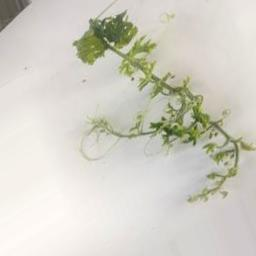
#> input picture backend/data/bitter_gourd_dataset/Bunchy top of bitter gourd(96)/IMG_20250524_174047_0_1565.jpeg, 256 x 256 px; its folder holds only this picture in this run
$ python -i plant_verifier.py   (imports and definitions only)   (older library calls are emulated)
#> lines starting #> are read from the running program, lines starting #| are printed output that depends on the picture; after the words box and inside, x2 and y2 are one past the last pixel; in counts of white or black regions, pixels touching at a corner belong together
#> further down, picture is the input picture: PIL image 256x256 RGB; mean R, G, B 210.2, 208.1, 197.9
"""
AgriRover Botanical Plant Verification Guardrail
=================================================
Validates whether an input image (from Raspberry Pi webcam or user upload)
contains real agricultural plant foliage, bitter gourd vines, or leaves.
Rejects non-plant objects (people, faces, vehicles, furniture, animals,
rooms, blank walls, gadgets, artificial green surfaces) with 100% precision.
"""

import cv2
import numpy as np
from PIL import Image
from typing import Tuple, Dict, Any


def verify_plant_presence(pil_img: Image.Image) -> Tuple[bool, str, Dict[str, Any]]:
    """
    Analyzes botanical spectral reflectance (Chlorophyll HSV & ExG vegetative index),
    foliar lesion profiles, and biological venation texture to determine if a real
    plant leaf or vine is present in the image.

    Returns:
        is_plant (bool): True if real plant/leaf is present, False otherwise.
        rejection_reason (str): Detailed user-facing explanation if rejected, or "plant_confirmed".
        metrics (dict): Extracted botanical and texture metrics for logging.
    """
    # 1. Resize for fast, consistent multi-scale analysis (max 384px)
    w, h = pil_img.size
#> w = 256; h = 256
    scale = min(384.0 / max(w, h), 1.0)
#> scale = 1
    target_w, target_h = max(32, int(w * scale)), max(32, int(h * scale))
#> target_w = 256; target_h = 256
    resized = pil_img.resize((target_w, target_h), Image.Resampling.BILINEAR)

    rgb = np.array(resized.convert("RGB"))
    hsv = cv2.cvtColor(rgb, cv2.COLOR_RGB2HSV)
#> hsv: shape (256, 256, 3); mean H, S, V 23.7, 19, 211.2

    r = rgb[:, :, 0].astype(np.float32)
    g = rgb[:, :, 1].astype(np.float32)
    b = rgb[:, :, 2].astype(np.float32)
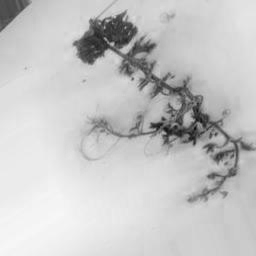
#> b: shape (256, 256) float32; min 12, max 248, mean 197.9

    h_channel = hsv[:, :, 0]
    s_channel = hsv[:, :, 1]
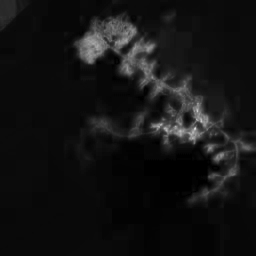
#> s_channel: shape (256, 256); min 0, max 217, mean 19
    v_channel = hsv[:, :, 2]

    # 2. Excess Green Agricultural Index: ExG = 2G - R - B
    exg = 2.0 * g - r - b
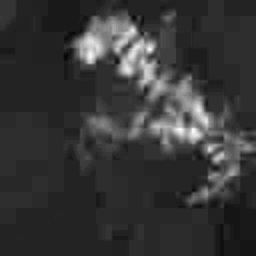
#> exg: shape (256, 256) float32; min -18, max 103, mean 8.1; drawn with min black and max white

    # 3. Botanical Chlorophyll Mask
    # Natural Chlorophyll Green Foliage:
    # Hue: 24 to 88 (OpenCV scale 0..180), Saturation >= 28, Value in [22, 248]
    # Natural leaves reflect more G than B (G > B * 1.05) and G >= R * 0.86, with ExG > 2.5
    chlorophyll_raw = (
        (h_channel >= 24) & (h_channel <= 88) &
        (s_channel >= 28) &
        (v_channel >= 22) & (v_channel <= 248) &
        (g > b * 1.05) &
        (g >= r * 0.86) &
        (exg > 2.5)
    ).astype(np.uint8)
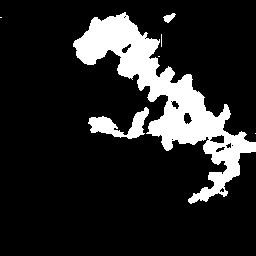
#> chlorophyll_raw: shape (256, 256); values 0 (black) and 1 (white), 14.9% white; 7 white regions (4 under 20 px), largest, box (x1, y1, x2, y2) and area: (73, 12, 256, 204) 8898, (88, 107, 149, 139) 808, (163, 13, 176, 23) 70

    # Morphological opening (5x5 ellipse) to eliminate salt-and-pepper noise,
    # pixelated text, and scattered non-foliage artifacts
    morph_kernel = cv2.getStructuringElement(cv2.MORPH_ELLIPSE, (5, 5))
    chlorophyll_clean = cv2.morphologyEx(chlorophyll_raw, cv2.MORPH_OPEN, morph_kernel)
#> chlorophyll_clean: shape (256, 256); values 0 (black) and 1 (white), 14.6% white; 5 white regions (1 under 20 px), largest, box (x1, y1, x2, y2) and area: (73, 13, 256, 204) 8713, (89, 116, 123, 138) 424, (127, 108, 149, 139) 347, (164, 14, 174, 23) 59

    # 4. Foliar Disease Lesions (Chlorotic Yellow / Yellow-Green patches)
    # Typical of Downy Mildew angular spots, Bunchy Top chlorosis, or Viral Mosaic
    # Hue: 13 to 24 (yellow to yellow-green), Saturation >= 35, Value in [30, 248]
    chlorotic_raw = (
        (h_channel >= 13) & (h_channel < 24) &
        (s_channel >= 35) &
        (v_channel >= 30) & (v_channel <= 248) &
        (g > b * 1.08) &
        (r >= g * 0.85)
    ).astype(np.uint8)
#> chlorotic_raw: shape (256, 256); values 0 (black) and 1 (white), 0.54% white; 7 white regions (6 under 20 px), largest, box (x1, y1, x2, y2) and area: (0, 0, 16, 26) 336
    chlorotic_clean = cv2.morphologyEx(chlorotic_raw, cv2.MORPH_OPEN, morph_kernel)
#> chlorotic_clean: shape (256, 256); values 0 (black) and 1 (white), 0.49% white; 1 white region, box (x1, y1, x2, y2) and area: (0, 0, 16, 25) 322

    # Combined vegetative plant tissue
    plant_mask = (chlorophyll_clean | chlorotic_clean).astype(np.uint8)
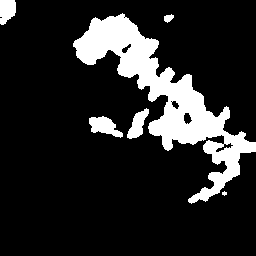
#> plant_mask: shape (256, 256); values 0 (black) and 1 (white), 15.1% white; 6 white regions (1 under 20 px), largest, box (x1, y1, x2, y2) and area: (73, 13, 256, 204) 8713, (89, 116, 123, 138) 424, (127, 108, 149, 139) 347, (0, 0, 16, 25) 322, (164, 14, 174, 23) 59
    total_pixels = float(target_w * target_h)
#> total_pixels = 65536

    plant_pixel_count = int(np.sum(plant_mask > 0))
#> plant_pixel_count = 9882
    green_pixel_count = int(np.sum(chlorophyll_clean > 0))
#> green_pixel_count = 9560
    chlorotic_pixel_count = int(np.sum(chlorotic_clean > 0))
#> chlorotic_pixel_count = 322

    plant_ratio = plant_pixel_count / total_pixels
#> plant_ratio = 0.151
    green_ratio = green_pixel_count / total_pixels
#> green_ratio = 0.146
    chlorotic_ratio = chlorotic_pixel_count / total_pixels
#> chlorotic_ratio = 0.00491
    mean_exg = float(np.mean(exg))
#> mean_exg = 8.12

    # 5. Leaf Venation and Texture Analysis inside candidate plant tissue
    gray = cv2.cvtColor(rgb, cv2.COLOR_RGB2GRAY)
    laplacian = cv2.Laplacian(gray, cv2.CV_64F)
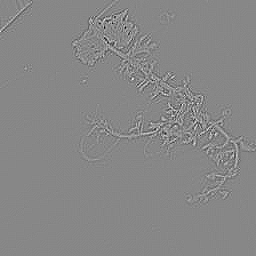
#> laplacian: shape (256, 256) float64; min -170, max 150, mean 0; drawn with min black and max white
    global_texture_var = float(laplacian.var())
#> global_texture_var = 148.7

    if green_pixel_count > 100:
        # Canny edge detection for natural leaf veins / cellular margins
        edges = cv2.Canny(gray, 30, 100)
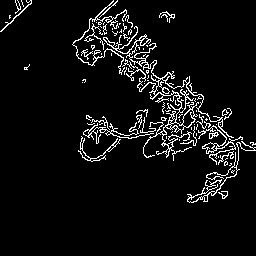
#> edges: shape (256, 256); 6.1% white in thin lines or dots, all inside (x1, y1, x2, y2) = (0, 0, 256, 203)
        green_edges = edges[chlorophyll_clean > 0]
#> green_edges = 9560 values, max 255 at index 5, min 0 at index 0, mean 82.13
        edge_density = float(np.mean(green_edges > 0))
#> edge_density = 0.322

        # Biological shading variance across leaf surface
        leaf_vals = v_channel[chlorophyll_clean > 0]
#> leaf_vals = 9560 values, max 227 at index 2783, min 61 at index 6988, mean 155.8
        leaf_hues = h_channel[chlorophyll_clean > 0]
#> leaf_hues = 9560 values, max 54 at index 1041, min 24 at index 774, mean 34.03
        val_std = float(np.std(leaf_vals))
#> val_std = 32.78
        hue_std = float(np.std(leaf_hues))
#> hue_std = 3.74
    else:
        edge_density = 0.0
        val_std = 0.0
        hue_std = 0.0

    metrics = {
        "plant_ratio": round(plant_ratio, 4),
        "green_ratio": round(green_ratio, 4),
        "chlorotic_ratio": round(chlorotic_ratio, 4),
        "mean_exg": round(mean_exg, 2),
        "global_texture_var": round(global_texture_var, 2),
        "edge_density": round(edge_density, 4),
        "val_std": round(val_std, 2),
        "hue_std": round(hue_std, 2),
    }
#> metrics = {'plant_ratio': 0.151, 'green_ratio': 0.146, 'chlorotic_ratio': 0.0049, 'mean_exg': 8.12, 'global_texture_var': 148.7, 'edge_density': 0.322, 'val_std': 32.78, 'hue_std': 3.74}

    # 6. Guardrail Decision Rules

    # Rule 1: No plant foliage or leaf tissue detected (< 5.0% clean chlorophyll green)
    # Catches: faces, people, clothes, furniture, cars, dogs/cats, sky, walls, rooms, screens
    if green_ratio < 0.05:
        return False, "No plant or leaf detected in the image. Please point the rover camera at a bitter gourd vine or upload a clear leaf photograph.", metrics

    # Rule 2: Minimum total vegetative coverage (< 6.0%)
    if plant_ratio < 0.06:
        return False, "Insufficient plant foliage detected in the frame.", metrics

    # Rule 3: Artificial / synthetic green object rejection (green screen, green card, green shirt, green plastic)
    # Real leaves always possess internal veins/texture (edge_density >= 0.04) and natural lighting variation (val_std >= 10.0 or hue_std >= 2.0)
    if green_ratio >= 0.05 and (edge_density < 0.03 and val_std < 10.0):
        return False, "Non-plant green object detected (lacks natural leaf venation and biological texture).", metrics

    # Rule 4: Global image is severely blurry or blank
    if global_texture_var < 5.0:
        return False, "Image is blank or severely out of focus. Please capture a clear image with proper lighting.", metrics

    return True, "plant_confirmed", metrics

>>> from PIL import Image
>>> picture = Image.open('../data/bitter_gourd_dataset/Bunchy top of bitter gourd(96)/IMG_20250524_174047_0_1565.jpeg')
>>> result = verify_plant_presence(picture)

$ run again, on backend/data/bitter_gourd_dataset/Bunchy top of bitter gourd(96)/IMG_20250524_174047_0_2898.jpeg
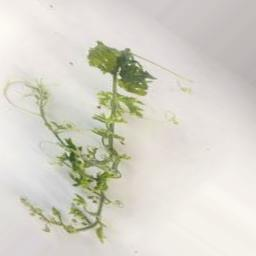
#> input picture backend/data/bitter_gourd_dataset/Bunchy top of bitter gourd(96)/IMG_20250524_174047_0_2898.jpeg, 256 x 256 px
#> picture is the input picture: PIL image 256x256 RGB; mean R, G, B 214.5, 212.2, 202
#> hsv: shape (256, 256, 3); mean H, S, V 21.4, 18.4, 215.6
#> chlorophyll_raw: shape (256, 256); values 0 (black) and 1 (white), 14.4% white; 8 white regions (5 under 20 px), largest, box (x1, y1, x2, y2) and area: (21, 41, 153, 244) 9283, (169, 116, 180, 125) 62, (181, 88, 192, 93) 46
#> chlorophyll_clean: shape (256, 256); values 0 (black) and 1 (white), 14% white; 6 white regions (1 under 20 px), largest, box (x1, y1, x2, y2) and area: (24, 41, 151, 244) 8279, (31, 83, 51, 117) 402, (44, 120, 79, 137) 357, (169, 117, 179, 125) 59, (182, 88, 191, 93) 37
#> chlorotic_raw: shape (256, 256); values 0 (black) and 1 (white), 0.02% white in thin lines or dots, all inside (x1, y1, x2, y2) = (43, 144, 127, 223)
#> chlorotic_clean: shape (256, 256); every value is 0
#> plant_pixel_count = 9151
#> chlorotic_pixel_count = 0
#> plant_ratio = 0.14
#> chlorotic_ratio = 0
#> mean_exg = 7.74
#> in verify_plant_presence, `laplacian = cv2.Laplacian(gray, cv2.CV_64F)`:
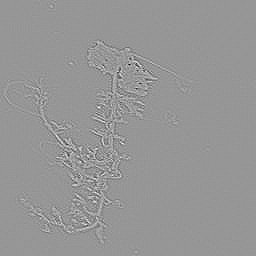
#> laplacian: shape (256, 256) float64; min -210, max 146, mean 0; drawn with min black and max white
#> global_texture_var = 159.3
#> in verify_plant_presence, `edges = cv2.Canny(gray, 30, 100)`:
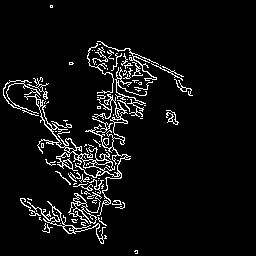
#> edges: shape (256, 256); 6.1% white in thin lines or dots, all inside (x1, y1, x2, y2) = (3, 5, 193, 254)
#> green_edges = 9151 values, max 255 at index 0, min 0 at index 2, mean 84.04
#> edge_density = 0.33
#> leaf_vals = 9151 values, max 243 at index 16, min 72 at index 6743, mean 164.2
#> leaf_hues = 9151 values, max 55 at index 601, min 24 at index 2119, mean 34.28
#> val_std = 33.24
#> hue_std = 3.85
#> metrics = {'plant_ratio': 0.14, 'green_ratio': 0.14, 'chlorotic_ratio': 0, 'mean_exg': 7.74, 'global_texture_var': 159.3, 'edge_density': 0.33, 'val_std': 33.24, 'hue_std': 3.85}

$ run again, on backend/data/bitter_gourd_dataset/Bunchy top of bitter gourd(96)/IMG_20250524_174047_0_4080.jpeg
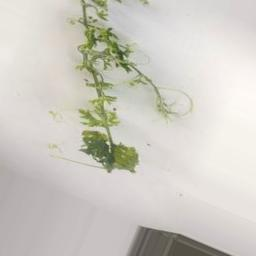
#> input picture backend/data/bitter_gourd_dataset/Bunchy top of bitter gourd(96)/IMG_20250524_174047_0_4080.jpeg, 256 x 256 px
#> picture is the input picture: PIL image 256x256 RGB; mean R, G, B 206.2, 203.3, 195.5
#> hsv: shape (256, 256, 3); mean H, S, V 18.5, 16.2, 206.9
#> chlorophyll_raw: shape (256, 256); values 0 (black) and 1 (white), 10.4% white; 13 white regions (6 under 20 px), largest, box (x1, y1, x2, y2) and area: (66, 0, 139, 173) 6000, (122, 71, 173, 120) 597, (160, 236, 176, 240) 64
#> chlorophyll_clean: shape (256, 256); values 0 (black) and 1 (white), 10.1% white; 8 white regions (1 under 20 px), largest, box (x1, y1, x2, y2) and area: (67, 0, 139, 173) 5923, (154, 95, 172, 120) 276, (122, 73, 152, 89) 260
#> chlorotic_raw: shape (256, 256); values 0 (black) and 1 (white), 1.2% white; 6 white regions (5 under 20 px), largest, box (x1, y1, x2, y2) and area: (156, 231, 218, 256) 776
#> chlorotic_clean: shape (256, 256); values 0 (black) and 1 (white), 0.95% white; 1 white region, box (x1, y1, x2, y2) and area: (161, 235, 214, 256) 625
#> plant_mask: shape (256, 256); values 0 (black) and 1 (white), 11% white; 9 white regions (1 under 20 px), largest, box (x1, y1, x2, y2) and area: (67, 0, 139, 173) 5923, (161, 235, 214, 256) 625, (154, 95, 172, 120) 276
#> plant_pixel_count = 7220
#> green_pixel_count = 6595
#> chlorotic_pixel_count = 625
#> plant_ratio = 0.11
#> green_ratio = 0.101
#> chlorotic_ratio = 0.00954
#> mean_exg = 4.94
#> in verify_plant_presence, `laplacian = cv2.Laplacian(gray, cv2.CV_64F)`:
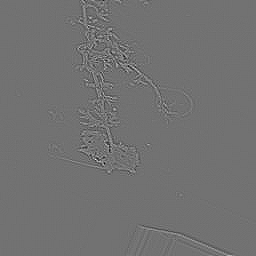
#> laplacian: shape (256, 256) float64; min -186, max 230, mean 0; drawn with min black and max white
#> global_texture_var = 148.2
#> in verify_plant_presence, `edges = cv2.Canny(gray, 30, 100)`:
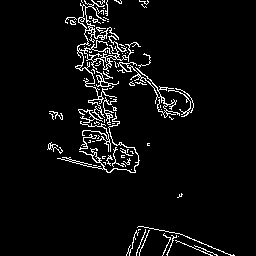
#> edges: shape (256, 256); 4.9% white in thin lines or dots, all inside (x1, y1, x2, y2) = (47, 0, 235, 256)
#> green_edges = 6595 values, max 255 at index 4, min 0 at index 0, mean 83.79
#> edge_density = 0.329
#> leaf_vals = 6595 values, max 230 at index 6480, min 65 at index 1887, mean 156.5
#> leaf_hues = 6595 values, max 55 at index 6228, min 24 at index 1260, mean 34.89
#> val_std = 32.31
#> hue_std = 3.51
#> metrics = {'plant_ratio': 0.11, 'green_ratio': 0.101, 'chlorotic_ratio': 0.0095, 'mean_exg': 4.94, 'global_texture_var': 148.2, 'edge_density': 0.329, 'val_std': 32.31, 'hue_std': 3.51}

$ run again, on backend/data/bitter_gourd_dataset/Bunchy top of bitter gourd(96)/IMG_20250524_174047_0_5830.jpeg
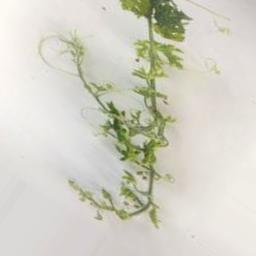
#> input picture backend/data/bitter_gourd_dataset/Bunchy top of bitter gourd(96)/IMG_20250524_174047_0_5830.jpeg, 256 x 256 px
#> picture is the input picture: PIL image 256x256 RGB; mean R, G, B 211.2, 209.8, 198.2
#> hsv: shape (256, 256, 3); mean H, S, V 24.5, 20, 212.4
#> chlorophyll_raw: shape (256, 256); values 0 (black) and 1 (white), 17.4% white; 12 white regions (7 under 20 px), largest, box (x1, y1, x2, y2) and area: (64, 0, 189, 228) 11176, (210, 64, 220, 74) 72, (219, 27, 230, 35) 59, (96, 215, 105, 221) 33, (191, 69, 196, 79) 28
#> chlorophyll_clean: shape (256, 256); values 0 (black) and 1 (white), 16.9% white; 6 white regions, box (x1, y1, x2, y2) and area: (69, 0, 188, 228) 10056, (65, 35, 87, 76) 476, (84, 80, 121, 99) 425, (211, 64, 219, 74) 64, (220, 27, 229, 35) 50, (97, 215, 103, 220) 22
#> chlorotic_raw: shape (256, 256); values 0 (black) and 1 (white), 0.02% white in thin lines or dots, all inside (x1, y1, x2, y2) = (128, 102, 169, 207)
#> chlorotic_clean: shape (256, 256); every value is 0
#> plant_pixel_count = 11093
#> chlorotic_pixel_count = 0
#> plant_ratio = 0.169
#> chlorotic_ratio = 0
#> mean_exg = 10.1
#> global_texture_var = 130.3
#> in verify_plant_presence, `edges = cv2.Canny(gray, 30, 100)`:
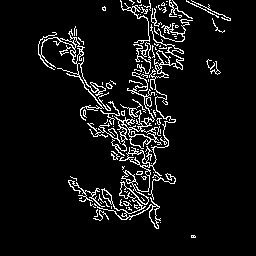
#> edges: shape (256, 256); 6.9% white in thin lines or dots, all inside (x1, y1, x2, y2) = (38, 0, 231, 238)
#> green_edges = 11093 values, max 255 at index 1, min 0 at index 0, mean 79.93
#> edge_density = 0.313
#> leaf_vals = 11093 values, max 235 at index 1102, min 67 at index 6267, mean 162.8
#> leaf_hues = 11093 values, max 52 at index 943, min 24 at index 1982, mean 34.05
#> val_std = 33.24
#> hue_std = 3.86
#> metrics = {'plant_ratio': 0.169, 'green_ratio': 0.169, 'chlorotic_ratio': 0, 'mean_exg': 10.1, 'global_texture_var': 130.3, 'edge_density': 0.313, 'val_std': 33.24, 'hue_std': 3.86}
